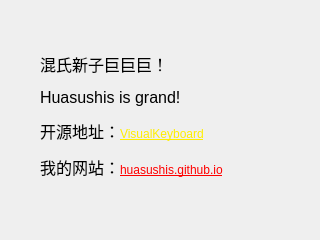
<?xml version="1.0" encoding="UTF-8"?>
<ui version="4.0">
 <class>author</class>
 <widget class="QDialog" name="author">
  <property name="geometry">
   <rect>
    <x>0</x>
    <y>0</y>
    <width>320</width>
    <height>240</height>
   </rect>
  </property>
  <property name="windowTitle">
   <string>作者</string>
  </property>
  <property name="windowIcon">
   <iconset resource="Images.qrc">
    <normaloff>:/pics/pic.ico</normaloff>:/pics/pic.ico</iconset>
  </property>
  <widget class="QLabel" name="label">
   <property name="geometry">
    <rect>
     <x>40</x>
     <y>40</y>
     <width>261</width>
     <height>151</height>
    </rect>
   </property>
   <property name="whatsThis">
    <string>混氏新子巨巨巨！</string>
   </property>
   <property name="text">
    <string>&lt;html&gt;&lt;head/&gt;&lt;body&gt;&lt;p&gt;&lt;span style=&quot; font-size:12pt;&quot;&gt;混氏新子巨巨巨！&lt;/span&gt;&lt;/p&gt;&lt;p&gt;&lt;span style=&quot; font-size:12pt;&quot;&gt;Huasushis is grand!&lt;/span&gt;&lt;/p&gt;&lt;p&gt;&lt;span style=&quot; font-size:12pt;&quot;&gt;开源地址：&lt;/span&gt;&lt;a href=&quot;https://github.com/Huasushis/VisualKeyboard&quot;&gt;&lt;span style=&quot; color:#ffee00;&quot;&gt;VisualKeyboard&lt;/span&gt;&lt;/a&gt;&lt;/p&gt;&lt;p&gt;&lt;span style=&quot; font-size:12pt;&quot;&gt;我的网站：&lt;/span&gt;&lt;a href=&quot;https://huasushis.github.io&quot;&gt;&lt;span style=&quot; color:#ff0000;&quot;&gt;huasushis.github.io&lt;/span&gt;&lt;/a&gt;&lt;/p&gt;&lt;/body&gt;&lt;/html&gt;</string>
   </property>
  </widget>
 </widget>
 <resources>
  <include location="Images.qrc"/>
 </resources>
 <connections/>
</ui>
